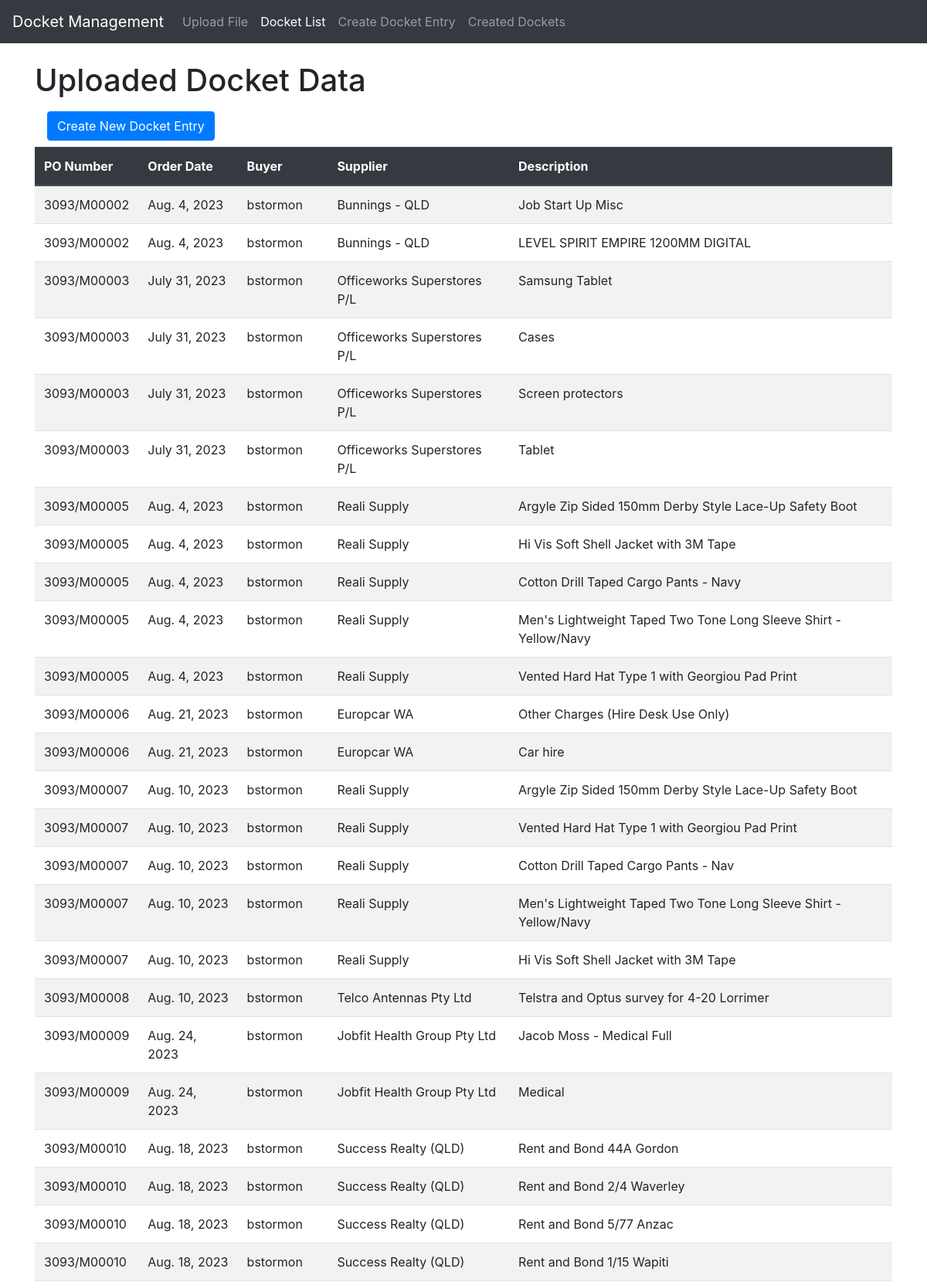
The page /dockets/ (upper part) on the database its author committed.
### dockers/models.py (models this page shows, shortened)
class Docket(models.Model):
    record_type = models.CharField(max_length=255)
    chg = models.CharField(max_length=255, blank=True, null=True)
    com = models.CharField(max_length=255, blank=True, null=True)
    docket_type = models.CharField(max_length=255, blank=True, null=True)
    confirmation = models.CharField(max_length=255, blank=True, null=True)
    order_date = models.DateField()
    buyer = models.CharField(max_length=255)
    account_number = models.CharField(max_length=255)
    currency = models.CharField(max_length=3)
    item = models.CharField(max_length=255)
    commodity_code = models.CharField(max_length=255)
    description = models.CharField(max_length=255)
    quantity = models.FloatField()
    unit = models.CharField(max_length=10)
    order_value = models.FloatField()
    amount_invoiced = models.FloatField()
    wbs_code = models.CharField(max_length=255, blank=True, null=True)
    contract = models.CharField(max_length=255)
    remarks = models.CharField(max_length=255, blank=True, null=True)
    supplier = models.ForeignKey(Supplier, on_delete=models.CASCADE)
    po_number = models.ForeignKey(PurchaseOrder, on_delete=models.CASCADE)

class PurchaseOrder(models.Model):
    supplier = models.ForeignKey(Supplier, on_delete=models.CASCADE)
    number = models.CharField(max_length=255)
    description = models.TextField()
    def __str__(self):
        return f'{self.number}'

class Supplier(models.Model):
    name = models.CharField(max_length=255)
    def __str__(self):
        return self.name

### dockers/views.py (the view)
# urls.py: path('dockets/', DocketListView.as_view(), name='docket_list'),
class DocketListView(ListView):
    model = Docket
    template_name = 'docket_table.html'  # Specify the template name
    context_object_name = 'dockets'
    paginate_by = 50  # Number of items per page
    def get_queryset(self):
        return Docket.objects.all().order_by('id')

### dockers/templates/docket_table.html (shortened to what this page needs)
{% extends 'base.html' %}
{% block docket_list_active %}active{% endblock %}
{% block content %}
    <h1>Uploaded Docket Data</h1>
<a class="nav-link" href="{% url 'create_docket_entry' %}">
    <button type="button" class="btn btn-primary">
        Create New Docket Entry
    </button></a>
       <table class="table table-striped custom-table">
            <thead class="thead-dark">
                <tr>
                    <th>PO Number</th>
                    <th>Order Date</th>
                    <th>Buyer</th>
                    <th>Supplier</th>
                    <th>Description</th>
                </tr>
            </thead>
            <tbody>
                {% for docket in dockets %}
                <tr>
                    <td>{{ docket.po_number }}</td>
                    <td>{{ docket.order_date }}</td>
                    <td>{{ docket.buyer }}</td>
                    <td>{{ docket.supplier }}</td>
                    <td>{{ docket.description }}</td>
                </tr>
                {% empty %}
                <tr>
                    <td colspan="6">No docket data available.</td>
                </tr>
                {% endfor %}
            </tbody>
        </table>
{% endblock %}

### dockers/templates/base.html (shortened to what this page needs)
<!DOCTYPE html>
<html lang="en">
<head>
    <link rel="stylesheet" href="https://stackpath.bootstrapcdn.com/bootstrap/4.3.1/css/bootstrap.min.css">
</head>
<body>
    <nav class="navbar navbar-expand-lg navbar-dark bg-dark">
        <a class="navbar-brand" href="#">Docket Management</a>
        <div class="collapse navbar-collapse" id="navbarNav">
            <ul class="navbar-nav">
                <li class="nav-item {% block file_upload_active %}{% endblock %}">
                    <a class="nav-link" href="{% url 'file_upload' %}">Upload File</a>
                </li>
                <li class="nav-item {% block docket_list_active %}{% endblock %}">
                    <a class="nav-link" href="{% url 'docket_list' %}">Docket List</a>
                </li>
                <li class="nav-item {% block create_docket_entry_active %}{% endblock %}">
                    <a class="nav-link" href="{% url 'create_docket_entry' %}">Create Docket Entry</a>
                </li>
                <li class="nav-item {% block created_dockets_list_active %}{% endblock %}">
                    <a class="nav-link" href="{% url 'created_dockets_list' %}">Created Dockets</a>
                </li>
            </ul>
        </div>
    </nav>
    <div class="container mt-4">
        {% block content %}
        {% endblock %}
    </div>
</body>
</html>

### rows shown on the page
Docket: po_number "3093/M00002", order_date "Aug. 4, 2023", buyer "bstormon", supplier "Bunnings - QLD", description "Job Start Up Misc"
Docket: po_number "3093/M00002", order_date "Aug. 4, 2023", buyer "bstormon", supplier "Bunnings - QLD", description "LEVEL SPIRIT EMPIRE 1200MM DIGITAL"
Docket: po_number "3093/M00003", order_date "July 31, 2023", buyer "bstormon", supplier "Officeworks Superstores P/L", description "Samsung Tablet"
Docket: po_number "3093/M00003", order_date "July 31, 2023", buyer "bstormon", supplier "Officeworks Superstores P/L", description "Cases"
Docket: po_number "3093/M00003", order_date "July 31, 2023", buyer "bstormon", supplier "Officeworks Superstores P/L", description "Screen protectors"
Docket: po_number "3093/M00003", order_date "July 31, 2023", buyer "bstormon", supplier "Officeworks Superstores P/L", description "Tablet"
Docket: po_number "3093/M00005", order_date "Aug. 4, 2023", buyer "bstormon", supplier "Reali Supply", description "Argyle Zip Sided 150mm Derby Style Lace-Up Safety Boot"
Docket: po_number "3093/M00005", order_date "Aug. 4, 2023", buyer "bstormon", supplier "Reali Supply", description "Hi Vis Soft Shell Jacket with 3M Tape"
Docket: po_number "3093/M00005", order_date "Aug. 4, 2023", buyer "bstormon", supplier "Reali Supply", description "Cotton Drill Taped Cargo Pants - Navy"
Docket: po_number "3093/M00005", order_date "Aug. 4, 2023", buyer "bstormon", supplier "Reali Supply", description "Men's Lightweight Taped Two Tone Long Sleeve Shirt - Yellow/Navy"
Docket: po_number "3093/M00005", order_date "Aug. 4, 2023", buyer "bstormon", supplier "Reali Supply", description "Vented Hard Hat Type 1 with Georgiou Pad Print"
Docket: po_number "3093/M00006", order_date "Aug. 21, 2023", buyer "bstormon", supplier "Europcar WA", description "Other Charges (Hire Desk Use Only)"
Docket: po_number "3093/M00006", order_date "Aug. 21, 2023", buyer "bstormon", supplier "Europcar WA", description "Car hire"
Docket: po_number "3093/M00007", order_date "Aug. 10, 2023", buyer "bstormon", supplier "Reali Supply", description "Argyle Zip Sided 150mm Derby Style Lace-Up Safety Boot"
Docket: po_number "3093/M00007", order_date "Aug. 10, 2023", buyer "bstormon", supplier "Reali Supply", description "Vented Hard Hat Type 1 with Georgiou Pad Print"
Docket: po_number "3093/M00007", order_date "Aug. 10, 2023", buyer "bstormon", supplier "Reali Supply", description "Cotton Drill Taped Cargo Pants - Nav"
Docket: po_number "3093/M00007", order_date "Aug. 10, 2023", buyer "bstormon", supplier "Reali Supply", description "Men's Lightweight Taped Two Tone Long Sleeve Shirt - Yellow/Navy"
Docket: po_number "3093/M00007", order_date "Aug. 10, 2023", buyer "bstormon", supplier "Reali Supply", description "Hi Vis Soft Shell Jacket with 3M Tape"
Docket: po_number "3093/M00008", order_date "Aug. 10, 2023", buyer "bstormon", supplier "Telco Antennas Pty Ltd", description "Telstra and Optus survey for 4-20 Lorrimer"
Docket: po_number "3093/M00009", order_date "Aug. 24, 2023", buyer "bstormon", supplier "Jobfit Health Group Pty Ltd", description "Jacob Moss - Medical Full"
Docket: po_number "3093/M00009", order_date "Aug. 24, 2023", buyer "bstormon", supplier "Jobfit Health Group Pty Ltd", description "Medical"
Docket: po_number "3093/M00010", order_date "Aug. 18, 2023", buyer "bstormon", supplier "Success Realty (QLD)", description "Rent and Bond 44A Gordon"
Docket: po_number "3093/M00010", order_date "Aug. 18, 2023", buyer "bstormon", supplier "Success Realty (QLD)", description "Rent and Bond 2/4 Waverley"
Docket: po_number "3093/M00010", order_date "Aug. 18, 2023", buyer "bstormon", supplier "Success Realty (QLD)", description "Rent and Bond 5/77 Anzac"
Docket: po_number "3093/M00010", order_date "Aug. 18, 2023", buyer "bstormon", supplier "Success Realty (QLD)", description "Rent and Bond 1/15 Wapiti"
